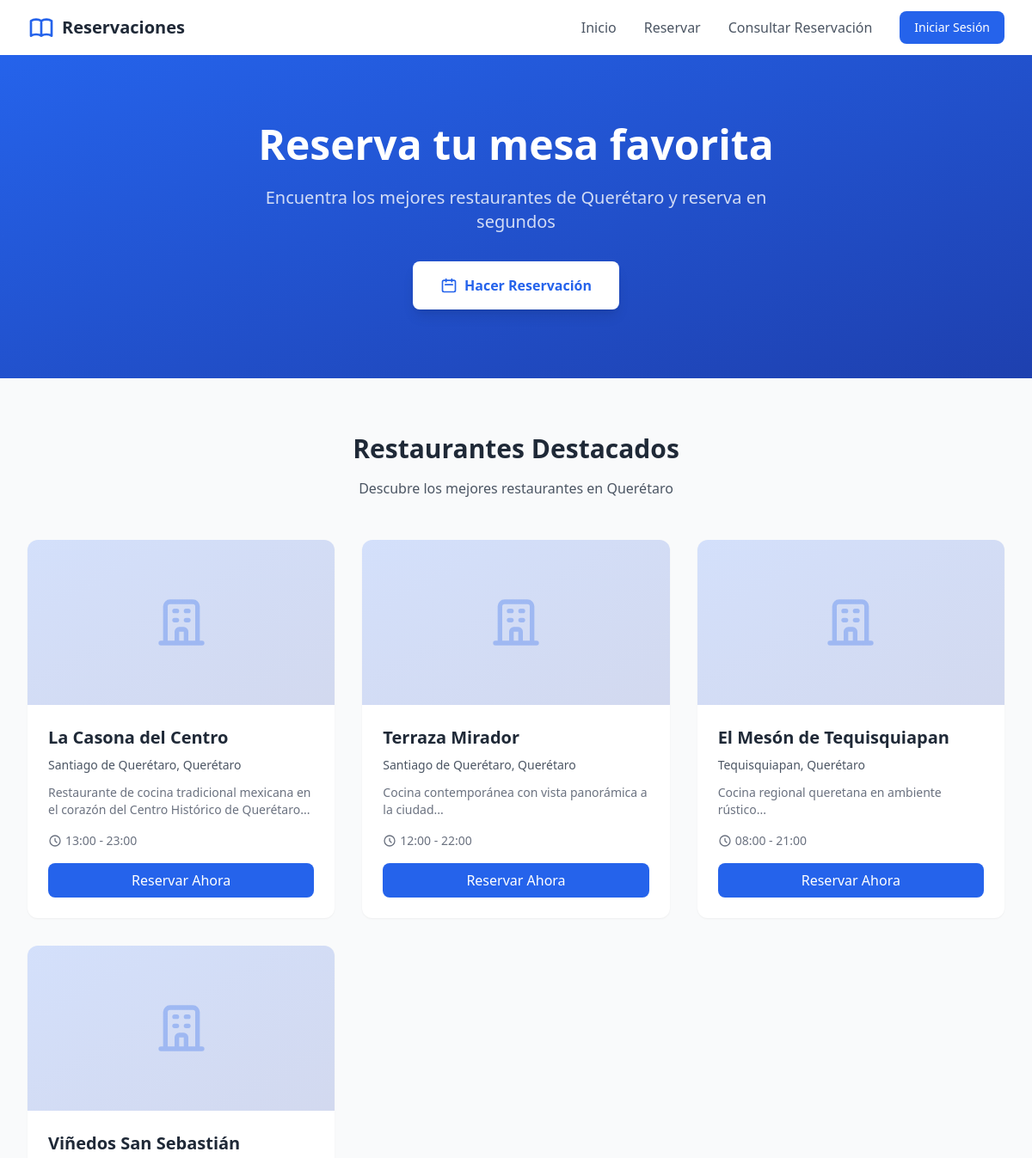
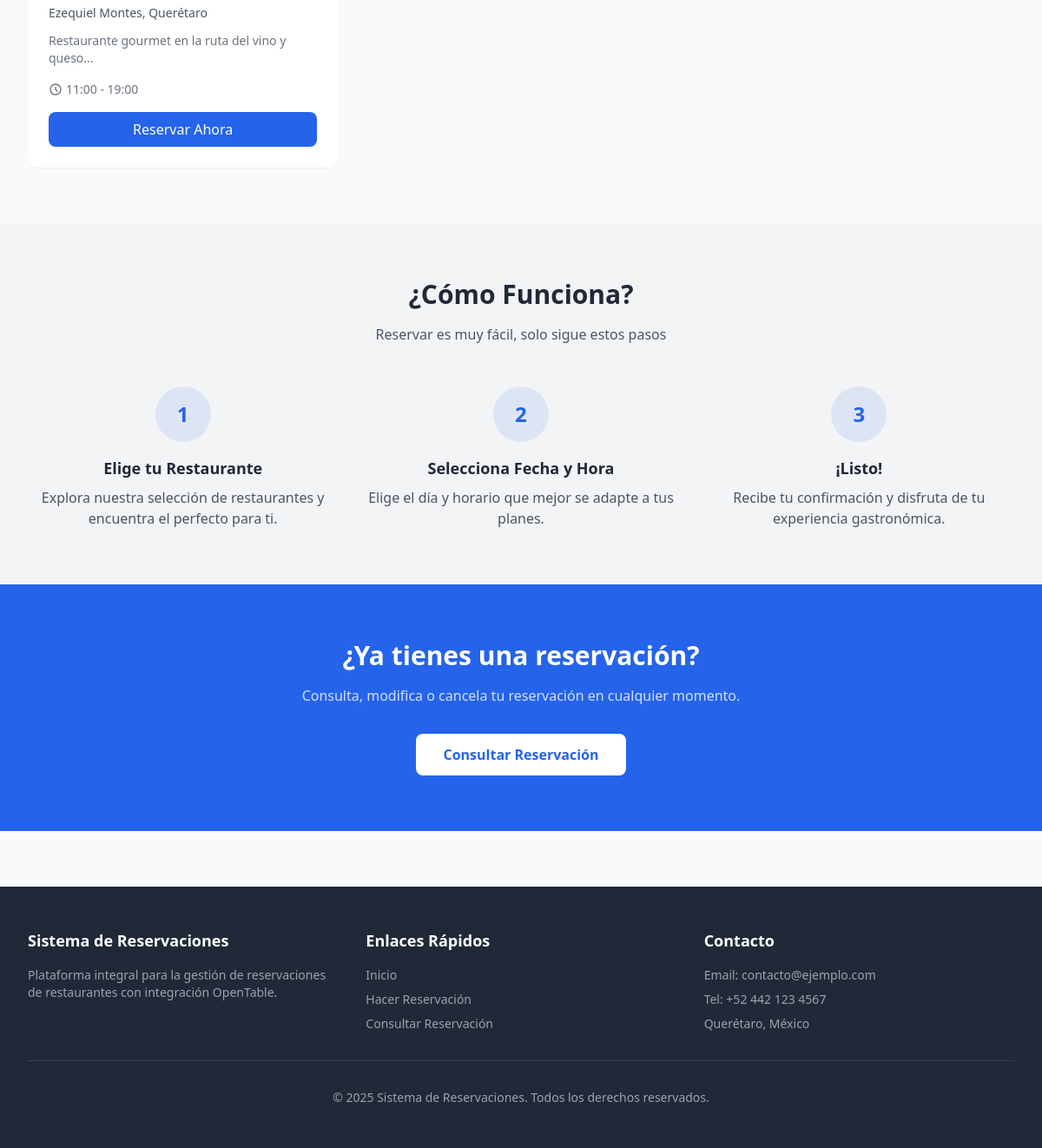
The page / on the database its author committed (2 pictures, top to bottom).
### tables this page shows
CREATE TABLE IF NOT EXISTS restaurants (
    id INT AUTO_INCREMENT PRIMARY KEY,
    name VARCHAR(150) NOT NULL,
    slug VARCHAR(150) NOT NULL UNIQUE,
    description TEXT,
    address VARCHAR(255) NOT NULL,
    city VARCHAR(100) NOT NULL,
    state VARCHAR(100) NOT NULL,
    postal_code VARCHAR(10),
    country VARCHAR(50) DEFAULT 'México',
    phone VARCHAR(20) NOT NULL,
    email VARCHAR(100),
    website VARCHAR(255),
    logo VARCHAR(255),
    cover_image VARCHAR(255),
    latitude DECIMAL(10, 8),
    longitude DECIMAL(11, 8),
    opening_time TIME NOT NULL,
    closing_time TIME NOT NULL,
    average_time_per_table INT DEFAULT 90 COMMENT 'Tiempo promedio en minutos',
    max_party_size INT DEFAULT 20,
    min_party_size INT DEFAULT 1,
    advance_booking_days INT DEFAULT 30 COMMENT 'Días de anticipación para reservar',
    cancellation_hours INT DEFAULT 24 COMMENT 'Horas antes para cancelar sin cargo',
    opentable_restaurant_id VARCHAR(100),
    opentable_sync_enabled TINYINT(1) DEFAULT 0,
    is_active TINYINT(1) DEFAULT 1,
    created_at TIMESTAMP DEFAULT CURRENT_TIMESTAMP,
    updated_at TIMESTAMP DEFAULT CURRENT_TIMESTAMP ON UPDATE CURRENT_TIMESTAMP
);

### app/controllers/HomeController.php (called while the page is built, shortened)
<?php
class HomeController extends Controller {
    private $restaurantModel;
    public function __construct($params = []) {
        $this->restaurantModel = new RestaurantModel();
    }
    public function index() {
        $restaurants = $this->restaurantModel->getActive();
        $this->render('client/home', [
            'restaurants' => $restaurants
        ], 'client');
    }
}

### index.php (called while the page is built, shortened)
<?php
require_once __DIR__ . '/config/config.php';
$router = new Router();
$router->add('login', ['controller' => 'auth', 'action' => 'login']);
$router->add('logout', ['controller' => 'auth', 'action' => 'logout']);
$router->add('register', ['controller' => 'auth', 'action' => 'register']);
$router->add('forgot-password', ['controller' => 'auth', 'action' => 'forgot-password']);
$router->add('', ['controller' => 'home', 'action' => 'index']);
$router->add('restaurante/{slug}', ['controller' => 'home', 'action' => 'restaurant']);
$router->add('reservar', ['controller' => 'booking', 'action' => 'index']);
$router->add('reservar/buscar', ['controller' => 'booking', 'action' => 'search']);
$router->add('reservar/formulario', ['controller' => 'booking', 'action' => 'form']);
$router->add('reservar/procesar', ['controller' => 'booking', 'action' => 'process']);
$router->add('reservar/confirmacion/{code}', ['controller' => 'booking', 'action' => 'confirmation']);
$router->add('reservar/consultar', ['controller' => 'booking', 'action' => 'lookup']);
$router->add('reservar/modificar/{code}', ['controller' => 'booking', 'action' => 'modify']);
$router->add('reservar/cancelar/{code}', ['controller' => 'booking', 'action' => 'cancel']);
$router->add('api/disponibilidad', ['controller' => 'booking', 'action' => 'api-availability']);
$router->add('admin', ['controller' => 'dashboard', 'action' => 'index']);
$router->add('admin/dashboard', ['controller' => 'dashboard', 'action' => 'index']);
$router->add('admin/dashboard/select-restaurant', ['controller' => 'dashboard', 'action' => 'select-restaurant']);
$router->add('admin/restaurants', ['controller' => 'restaurants', 'action' => 'index']);
$router->add('admin/restaurants/create', ['controller' => 'restaurants', 'action' => 'create']);
$router->add('admin/restaurants/{id:\d+}', ['controller' => 'restaurants', 'action' => 'show']);
$router->add('admin/restaurants/{id:\d+}/edit', ['controller' => 'restaurants', 'action' => 'edit']);
$router->add('admin/restaurants/{id:\d+}/delete', ['controller' => 'restaurants', 'action' => 'delete']);
$router->add('admin/restaurants/{restaurant_id:\d+}/areas', ['controller' => 'tables', 'action' => 'areas']);
$router->add('admin/tables', ['controller' => 'tables', 'action' => 'index']);
$router->add('admin/tables/create', ['controller' => 'tables', 'action' => 'create']);
$router->add('admin/tables/{id:\d+}/edit', ['controller' => 'tables', 'action' => 'edit']);
$router->add('admin/tables/{id:\d+}/delete', ['controller' => 'tables', 'action' => 'delete']);
$router->add('admin/tables/availability', ['controller' => 'tables', 'action' => 'availability']);
$router->add('admin/tables/map', ['controller' => 'tables', 'action' => 'map']);
$router->add('admin/tables/block', ['controller' => 'tables', 'action' => 'block']);
$router->add('admin/tables/unblock', ['controller' => 'tables', 'action' => 'unblock']);
$router->add('admin/reservations', ['controller' => 'reservations', 'action' => 'index']);
$router->add('admin/reservations/create', ['controller' => 'reservations', 'action' => 'create']);
$router->add('admin/reservations/calendar', ['controller' => 'reservations', 'action' => 'calendar']);
$router->add('admin/reservations/calendar-events', ['controller' => 'reservations', 'action' => 'calendar-events']);
$router->add('admin/reservations/search-availability', ['controller' => 'reservations', 'action' => 'search-availability']);
$router->add('admin/reservations/change-status', ['controller' => 'reservations', 'action' => 'change-status']);
$router->add('admin/reservations/check-in', ['controller' => 'reservations', 'action' => 'check-in']);
$router->add('admin/reservations/assign-table', ['controller' => 'reservations', 'action' => 'assign-table']);
$router->add('admin/reservations/cancel', ['controller' => 'reservations', 'action' => 'cancel']);
$router->add('admin/reservations/{id:\d+}', ['controller' => 'reservations', 'action' => 'show']);
$router->add('admin/reservations/{id:\d+}/edit', ['controller' => 'reservations', 'action' => 'edit']);
$router->add('admin/customers', ['controller' => 'customers', 'action' => 'index']);
$router->add('admin/customers/create', ['controller' => 'customers', 'action' => 'create']);
$router->add('admin/customers/search', ['controller' => 'customers', 'action' => 'search']);
$router->add('admin/customers/toggle-vip', ['controller' => 'customers', 'action' => 'toggle-vip']);
$router->add('admin/customers/{id:\d+}', ['controller' => 'customers', 'action' => 'show']);
$router->add('admin/customers/{id:\d+}/edit', ['controller' => 'customers', 'action' => 'edit']);
$router->add('admin/settings', ['controller' => 'settings', 'action' => 'index']);
$router->add('admin/settings/appearance', ['controller' => 'settings', 'action' => 'appearance']);
$router->add('admin/settings/mail', ['controller' => 'settings', 'action' => 'mail']);
$router->add('admin/settings/payment', ['controller' => 'settings', 'action' => 'payment']);
$router->add('admin/settings/opentable', ['controller' => 'settings', 'action' => 'opentable']);
$router->add('admin/settings/integrations', ['controller' => 'settings', 'action' => 'integrations']);
$router->add('admin/settings/users', ['controller' => 'settings', 'action' => 'users']);
$router->add('admin/settings/test-email', ['controller' => 'settings', 'action' => 'test-email']);
$router->add('admin/settings/test-opentable', ['controller' => 'settings', 'action' => 'test-opentable']);
$url = $_GET['url'] ?? '';
try {
    $router->dispatch($url);
} catch (Exception $e) {
    if (APP_DEBUG) {
        http_response_code($e->getCode() === 404 ? 404 : 500);
        echo '<h1>Error de Desarrollo</h1>';
        echo '<p>' . htmlspecialchars($e->getMessage()) . '</p>';
        echo '<pre>' . htmlspecialchars(preg_replace('/\/.*\//', '.../', $e->getTraceAsString())) . '</pre>';
    } else {
        if ($e->getCode() === 404) {
            http_response_code(404);
            include APP_PATH . '/views/errors/404.php';
        } else {
            http_response_code(500);
            error_log('Error: ' . $e->getMessage() . ' in ' . $e->getFile() . ':' . $e->getLine());
            include APP_PATH . '/views/errors/500.php';
        }
    }
}

### config/config.php (called while the page is built, shortened)
<?php
spl_autoload_register(function ($class) {
    $paths = [
        APP_PATH . '/controllers/',
        APP_PATH . '/models/',
        ROOT_PATH . '/core/'
    ];
    foreach ($paths as $path) {
        $file = $path . $class . '.php';
        if (file_exists($file)) {
            return;
        }
    }
});

### core/Database.php (called while the page is built, shortened)
<?php
class Database {
    private static $instance = null;
    private $connection;
    private function __construct() {
        try {
            $dsn = 'mysql:host=' . DB_HOST . ';dbname=' . DB_NAME . ';charset=' . DB_CHARSET;
            $options = [
                PDO::ATTR_ERRMODE => PDO::ERRMODE_EXCEPTION,
                PDO::ATTR_DEFAULT_FETCH_MODE => PDO::FETCH_ASSOC,
                PDO::ATTR_EMULATE_PREPARES => false,
            ];
            $this->connection = new PDO($dsn, DB_USER, DB_PASS, $options);
        } catch (PDOException $e) {
            if (APP_DEBUG) {
                die('Error de conexión: ' . $e->getMessage());
            } else {
                die('Error de conexión a la base de datos');
            }
        }
    }
    public static function getInstance() {
        if (self::$instance === null) {
            self::$instance = new self();
        }
        return self::$instance;
    }
    public function query($sql, $params = []) {
        $stmt = $this->connection->prepare($sql);
        $stmt->execute($params);
        return $stmt;
    }
    public function fetchAll($sql, $params = []) {
        return $this->query($sql, $params)->fetchAll();
    }
}

### core/Model.php (called while the page is built, shortened)
<?php
abstract class Model {
    protected $db;
    protected $table;
    public function __construct() {
        $this->db = Database::getInstance();
    }
    public function where($column, $value, $operator = '=') {
        $sql = "SELECT * FROM {$this->table} WHERE {$column} {$operator} :value";
        return $this->db->fetchAll($sql, ['value' => $value]);
    }
}

### app/models/RestaurantModel.php (called while the page is built, shortened)
<?php
class RestaurantModel extends Model {
    public function getActive() {
        return $this->where('is_active', 1);
    }
}

### app/views/client/home.php (the view, shortened to what this page needs)
<section class="bg-gradient-to-br from-primary to-secondary py-20">
    <div class="max-w-7xl mx-auto px-4 sm:px-6 lg:px-8 text-center">
        <h1 class="text-4xl md:text-5xl font-bold text-white mb-6">
            Reserva tu mesa favorita
        </h1>
        <p class="text-xl text-white/80 mb-8 max-w-2xl mx-auto">
            Encuentra los mejores restaurantes de Querétaro y reserva en segundos
        </p>
        <a href="<?= BASE_URL ?>/reservar" class="inline-flex items-center px-8 py-4 bg-white text-primary font-semibold rounded-lg hover:bg-gray-100 transition-colors shadow-lg">
            <svg class="w-5 h-5 mr-2" fill="none" stroke="currentColor" viewBox="0 0 24 24">
                <path stroke-linecap="round" stroke-linejoin="round" stroke-width="2" d="M8 7V3m8 4V3m-9 8h10M5 21h14a2 2 0 002-2V7a2 2 0 00-2-2H5a2 2 0 00-2 2v12a2 2 0 002 2z"></path>
            </svg>
            Hacer Reservación
        </a>
    </div>
</section>
<section class="py-16">
    <div class="max-w-7xl mx-auto px-4 sm:px-6 lg:px-8">
        <div class="text-center mb-12">
            <h2 class="text-3xl font-bold text-gray-800 mb-4">Restaurantes Destacados</h2>
            <p class="text-gray-600">Descubre los mejores restaurantes en Querétaro</p>
        </div>
        <div class="grid grid-cols-1 md:grid-cols-2 lg:grid-cols-3 gap-8">
            <?php foreach ($restaurants as $restaurant): ?>
            <div class="bg-white rounded-xl shadow-sm overflow-hidden hover:shadow-lg transition-shadow">
                <div class="h-48 bg-gradient-to-br from-primary/20 to-secondary/20 relative">
                    <?php if ($restaurant['cover_image']): ?>
                    <img src="<?= BASE_URL ?>/public/<?= htmlspecialchars($restaurant['cover_image']) ?>"
                         alt="<?= htmlspecialchars($restaurant['name']) ?>"
                         class="w-full h-full object-cover">
                    <?php else: ?>
                    <div class="w-full h-full flex items-center justify-center">
                        <svg class="w-16 h-16 text-primary/30" fill="none" stroke="currentColor" viewBox="0 0 24 24">
                            <path stroke-linecap="round" stroke-linejoin="round" stroke-width="2" d="M19 21V5a2 2 0 00-2-2H7a2 2 0 00-2 2v16m14 0h2m-2 0h-5m-9 0H3m2 0h5M9 7h1m-1 4h1m4-4h1m-1 4h1m-5 10v-5a1 1 0 011-1h2a1 1 0 011 1v5m-4 0h4"></path>
                        </svg>
                    </div>
                    <?php endif; ?>
                </div>
                <div class="p-6">
                    <h3 class="text-xl font-bold text-gray-800 mb-2"><?= htmlspecialchars($restaurant['name']) ?></h3>
                    <p class="text-gray-600 text-sm mb-3"><?= htmlspecialchars($restaurant['city']) ?>, <?= htmlspecialchars($restaurant['state']) ?></p>
                    <?php if ($restaurant['description']): ?>
                    <p class="text-gray-500 text-sm mb-4 line-clamp-2"><?= htmlspecialchars(substr($restaurant['description'], 0, 100)) ?>...</p>
                    <?php endif; ?>
                    <div class="flex items-center text-sm text-gray-500 mb-4">
                        <svg class="w-4 h-4 mr-1" fill="none" stroke="currentColor" viewBox="0 0 24 24">
                            <path stroke-linecap="round" stroke-linejoin="round" stroke-width="2" d="M12 8v4l3 3m6-3a9 9 0 11-18 0 9 9 0 0118 0z"></path>
                        </svg>
                        <?= date('H:i', strtotime($restaurant['opening_time'])) ?> - <?= date('H:i', strtotime($restaurant['closing_time'])) ?>
                    </div>
                    <a href="<?= BASE_URL ?>/reservar?restaurant_id=<?= $restaurant['id'] ?>"
                       class="block w-full text-center px-4 py-2 bg-primary text-white rounded-lg hover:bg-secondary transition-colors">
                        Reservar Ahora
                    </a>
                </div>
            </div>
            <?php endforeach; ?>
        </div>
    </div>
</section>
<section class="py-16 bg-gray-100">
    <div class="max-w-7xl mx-auto px-4 sm:px-6 lg:px-8">
        <div class="text-center mb-12">
            <h2 class="text-3xl font-bold text-gray-800 mb-4">¿Cómo Funciona?</h2>
            <p class="text-gray-600">Reservar es muy fácil, solo sigue estos pasos</p>
        </div>
        <div class="grid grid-cols-1 md:grid-cols-3 gap-8">
            <div class="text-center">
                <div class="w-16 h-16 bg-primary/10 rounded-full flex items-center justify-center mx-auto mb-4">
                    <span class="text-2xl font-bold text-primary">1</span>
                </div>
                <h3 class="text-lg font-semibold text-gray-800 mb-2">Elige tu Restaurante</h3>
                <p class="text-gray-600">Explora nuestra selección de restaurantes y encuentra el perfecto para ti.</p>
            </div>
            <div class="text-center">
                <div class="w-16 h-16 bg-primary/10 rounded-full flex items-center justify-center mx-auto mb-4">
                    <span class="text-2xl font-bold text-primary">2</span>
                </div>
                <h3 class="text-lg font-semibold text-gray-800 mb-2">Selecciona Fecha y Hora</h3>
                <p class="text-gray-600">Elige el día y horario que mejor se adapte a tus planes.</p>
            </div>
            <div class="text-center">
                <div class="w-16 h-16 bg-primary/10 rounded-full flex items-center justify-center mx-auto mb-4">
                    <span class="text-2xl font-bold text-primary">3</span>
                </div>
                <h3 class="text-lg font-semibold text-gray-800 mb-2">¡Listo!</h3>
                <p class="text-gray-600">Recibe tu confirmación y disfruta de tu experiencia gastronómica.</p>
            </div>
        </div>
    </div>
</section>
<section class="py-16 bg-primary">
    <div class="max-w-7xl mx-auto px-4 sm:px-6 lg:px-8 text-center">
        <h2 class="text-3xl font-bold text-white mb-4">¿Ya tienes una reservación?</h2>
        <p class="text-white/80 mb-8">Consulta, modifica o cancela tu reservación en cualquier momento.</p>
        <a href="<?= BASE_URL ?>/reservar/consultar" class="inline-flex items-center px-8 py-3 bg-white text-primary font-semibold rounded-lg hover:bg-gray-100 transition-colors">
            Consultar Reservación
        </a>
    </div>
</section>

### rows shown on the page
restaurants: name "La Casona del Centro", city "Santiago de Querétaro", state "Querétaro", description "Restaurante de cocina tradicional mexicana en el corazón del Centro Histórico de Querétaro", opening_time "13:00", closing_time "23:00"
restaurants: name "Terraza Mirador", city "Santiago de Querétaro", state "Querétaro", description "Cocina contemporánea con vista panorámica a la ciudad", opening_time "12:00", closing_time "22:00"
restaurants: name "El Mesón de Tequisquiapan", city "Tequisquiapan", state "Querétaro", description "Cocina regional queretana en ambiente rústico", opening_time "08:00", closing_time "21:00"
restaurants: name "Viñedos San Sebastián", city "Ezequiel Montes", state "Querétaro", description "Restaurante gourmet en la ruta del vino y queso", opening_time "11:00", closing_time "19:00"
